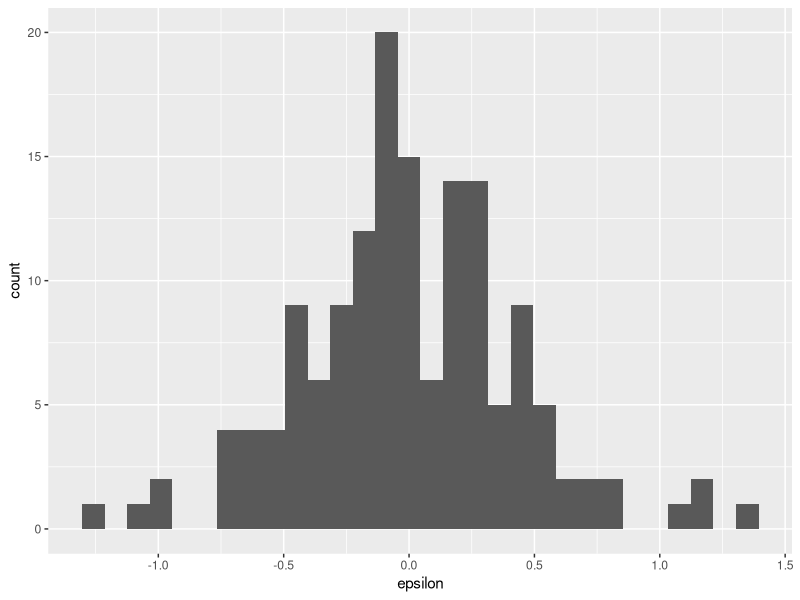
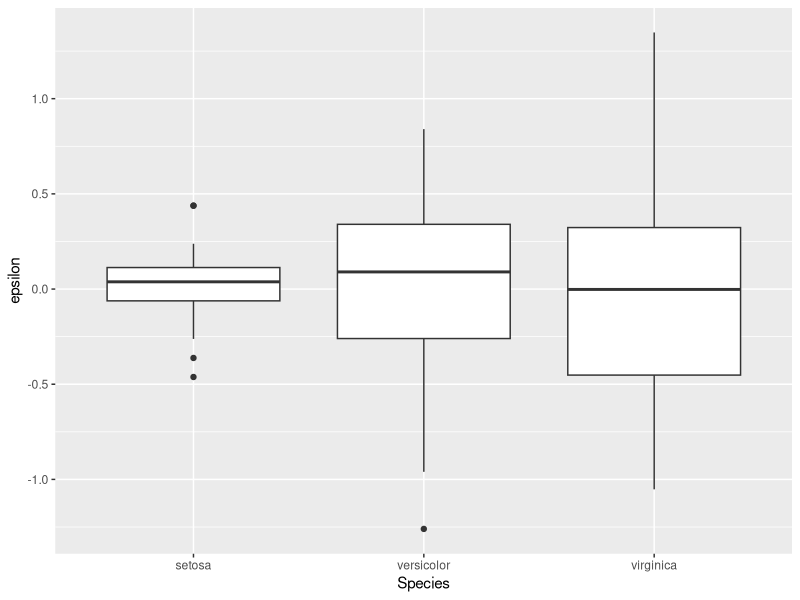
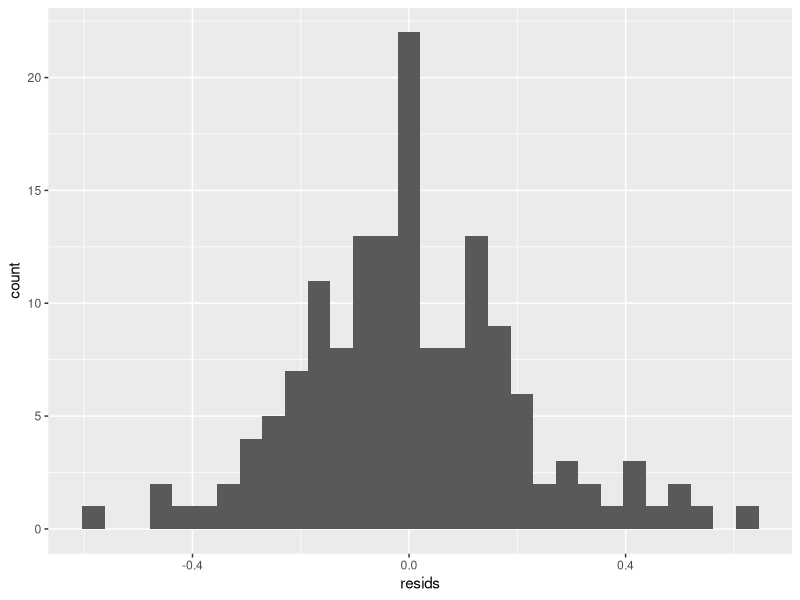
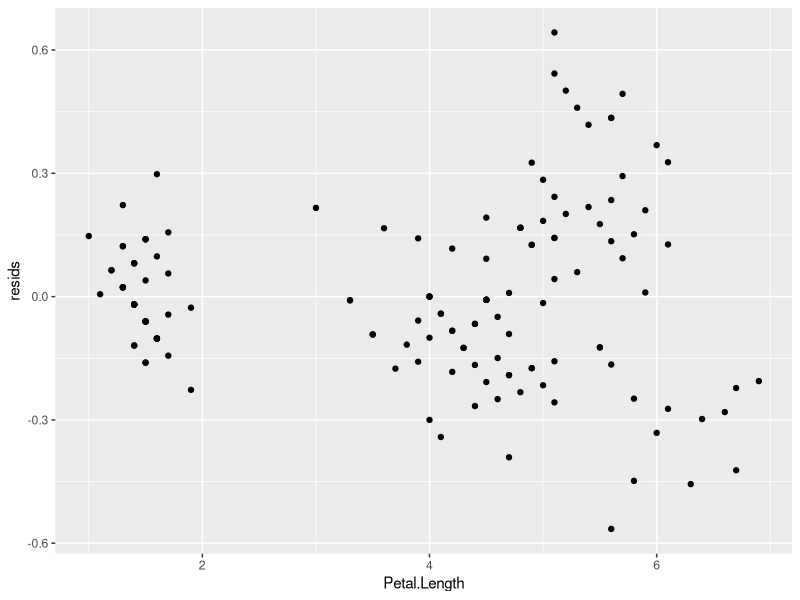
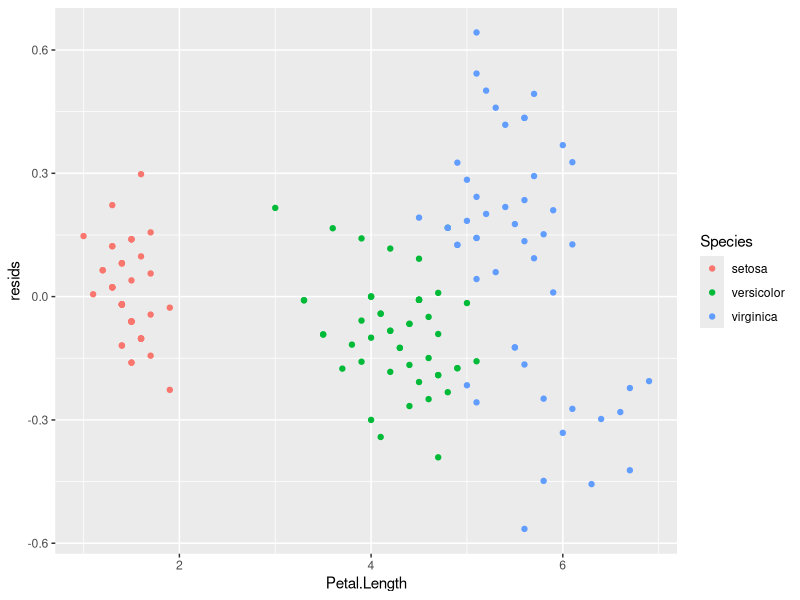
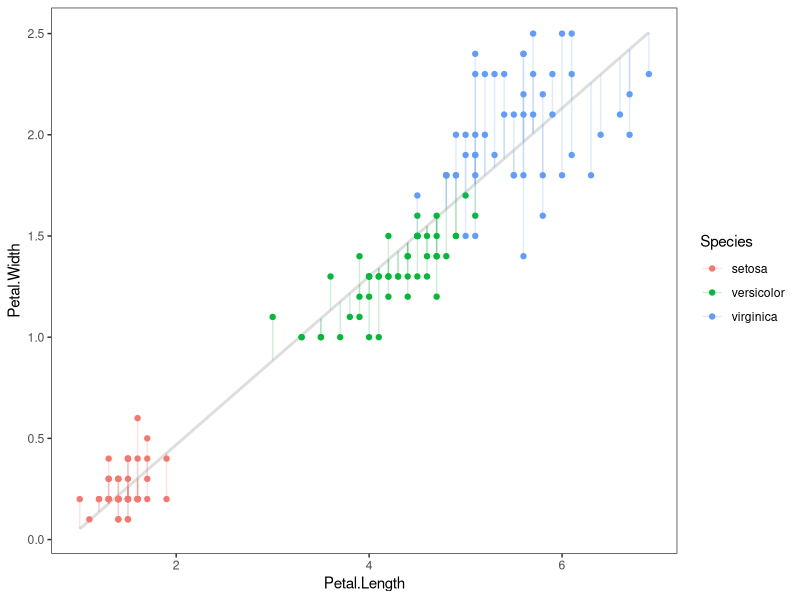
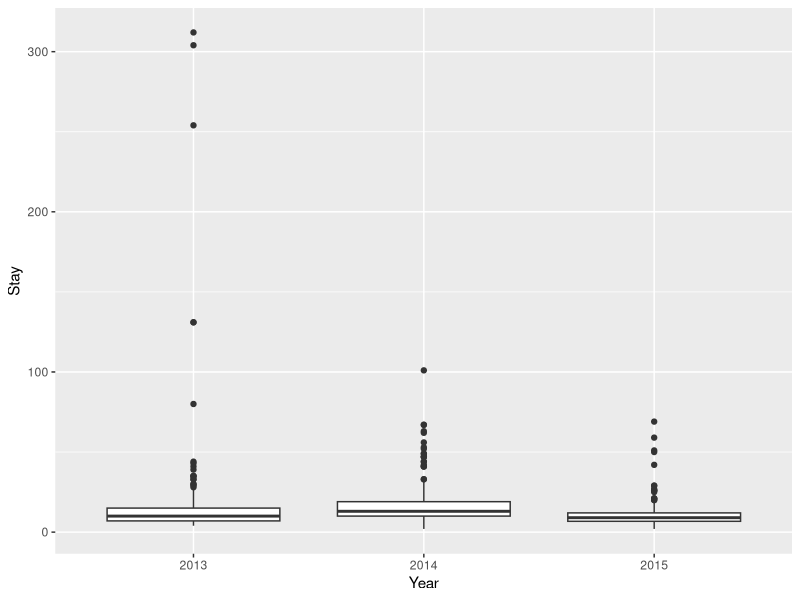
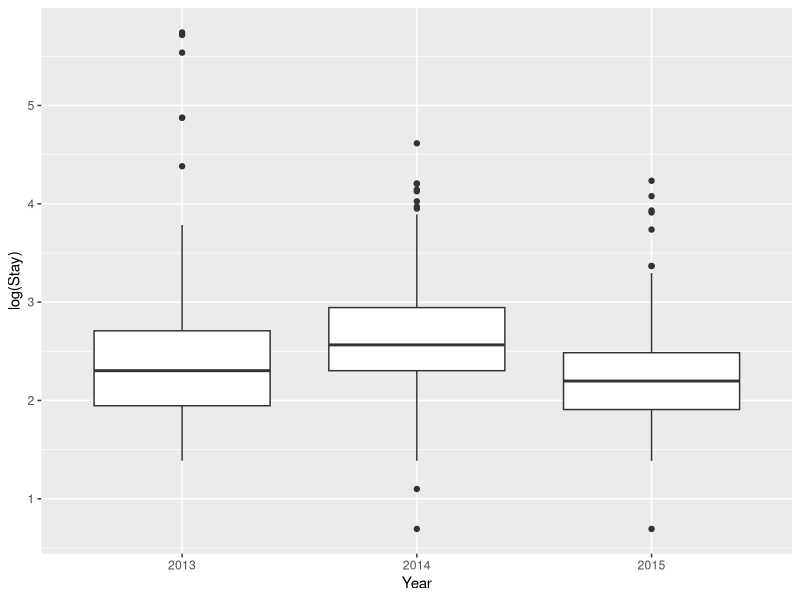

These charts were generated, in order, by the following R code:
## ---- chunk 1
knitr::opts_chunk$set(warning = FALSE, message = FALSE)
## ---- chunk 2
library(tidyverse)
library(GGally)
## ---- chunk 3
# Load the iris data
data(iris)

# Calculate mean of each group
means <- iris %>%
  group_by(Species) %>%
  summarise(x_bar = mean(Petal.Length))

# Have a look
means
  
## ---- chunk 4
# Merge them. R will use "Species"  in both by default
resid_df <- merge(iris, means)

# Calculate residual error:
resid_df$epsilon <- resid_df$Petal.Length - resid_df$x_bar
  
## ---- chunk 5
ggplot(resid_df, aes(x = epsilon)) +
  geom_histogram()

## ---- chunk 6
ggplot(resid_df, aes(x = Species, y = epsilon)) +
  geom_boxplot()
## ---- chunk 7
# Fit a linear regression to estimate change
# in Petal.Width with Petal.Length
fit_lm <- lm(Petal.Width ~ Petal.Length, data = iris)

# Now extract the residuals from
# the fitted model object
resids <- fit_lm$residuals

## ---- chunk 8
iris$resids <- resids
## ---- chunk 9
ggplot(iris, aes(x = resids)) +
  geom_histogram()
## ---- chunk 10
ggplot(iris, aes(x = Petal.Length, y = resids)) +
  geom_point() 
## ---- chunk 11
ggplot(iris, aes(x = Petal.Length, y = resids, color = Species)) +
  geom_point() 
## ---- chunk 12
# Make predictions from the model
y_hat <- predict(fit_lm)

ggplot(iris, aes(x = Petal.Length, y = Petal.Width, color = Species) ) +
  geom_smooth(method = "lm", se = FALSE, color = "gray87") +
  geom_point() +
  geom_segment(aes(xend = Petal.Length, yend = y_hat), alpha = .2) +
  theme_bw() +
  theme(panel.grid = element_blank())
  
## ---- chunk 13
# Read in the turtles data,
# It's a bit messy, so we will read it
# in with an extra option to strip white spaces.
turtles = read.csv('data/turtles.txt', header = TRUE, strip.white = TRUE)
## ---- chunk 14
head(turtles, 10)
## ---- chunk 15
ggplot(turtles, 
       aes(x = factor(Year), y = Stay, group = Year), fill = 'gray87') +
  geom_boxplot() +
  xlab("Year")
## ---- chunk 16
ggplot(turtles, 
       aes(x = factor(Year), y = log(Stay), group = Year), 
       fill = 'gray87') +
  geom_boxplot() +
  xlab("Year")
## ---- chunk 17
ggplot(turtles, aes(x = log(Stay))) +
  geom_histogram() +
  facet_wrap(~ Year)
## ---- chunk 18
turtles %>%
  group_by(Year) %>%
  summarize(var(Stay))
## ---- chunk 19
turtles %>%
  group_by(Year) %>%
  summarize(var(log(Stay)))
## ---- chunk 20
turtles$Year <- factor(turtles$Year, levels = c(2013, 2014, 2015))

## ---- chunk 21
# First fit a model - the easy part
turdel <- lm( Stay ~ Year, data = turtles) 

## ---- chunk 22
ggplot(turdel, aes(x = .fitted, y = .resid, color=Year)) + 
  geom_jitter() +
  scale_x_discrete() +
  xlab("Year") + 
  ylab(expression(paste(epsilon)))

## ---- chunk 23
# First fit a model
log_turdel <- lm( log(Stay) ~ Year, data = turtles) 

# Now plot the residuals
ggplot(log_turdel, aes(x = .fitted, y = .resid, color=factor(Year))) + 
  geom_jitter() +
  scale_color_discrete(name = "Year") +
  xlab("Year") + 
  ylab(expression(paste(epsilon)))

## ---- chunk 24
# Now plot the residuals
ggplot(log_turdel, aes(x = .fitted, y = .resid, color=factor(Year))) + 
  geom_violin() +
  geom_jitter() +
  scale_color_discrete(name = "Year") +
  xlab("Year") + 
  ylab(expression(paste(epsilon)))

## ---- chunk 25
# Fit the model
log_fit_width <- lm( log(Stay) ~ Width, data = turtles)

# Now plot the residuals
ggplot(log_fit_width, aes(x = .fitted, y = .resid, color = Width)) + 
  geom_point() +
  xlab("Hook width") + 
  ylab(expression(paste(epsilon)))

## ---- chunk 26
# Need to get rid of a couple NA values
turts <- subset(turtles, !is.na(Width))

log_fit_width <- lm( log(Stay) ~ Width, data = turts)
turt_pred <- cbind(turts, predict(log_fit_width, interval = 'confidence'))

ggplot(turt_pred, aes(x = Width, y = log(Stay), color = Year, fill = Year)) +
  geom_point(alpha = 0.3, size = 2) +
  geom_line(aes(y = fit), size = 1) +
  geom_ribbon(aes(ymin = lwr, ymax = upr, color = NULL), alpha = .3) +
  xlab("Hook width") +
  ylab("log(Length of stay in days)")

## ---- chunk 27
# Need to get rid of a couple NA values
turts <- subset(turtles, !is.na(Width))

log_fit_width <- lm( log(Stay) ~ Year + Width, data = turts)
turt_pred <- cbind(turts, predict(log_fit_width, interval = 'confidence'))

ggplot(turt_pred, 
       aes(x = Width, y = log(Stay), color = Year, fill = Year)) +
  geom_point(alpha = 0.3, size = 2) +
  geom_line(aes(y = fit), size = 1) +
  geom_ribbon(aes(ymin = lwr, ymax = upr, color = NULL), alpha = .3) +
  xlab("Hook width") +
  ylab("log(Length of stay in days)")

